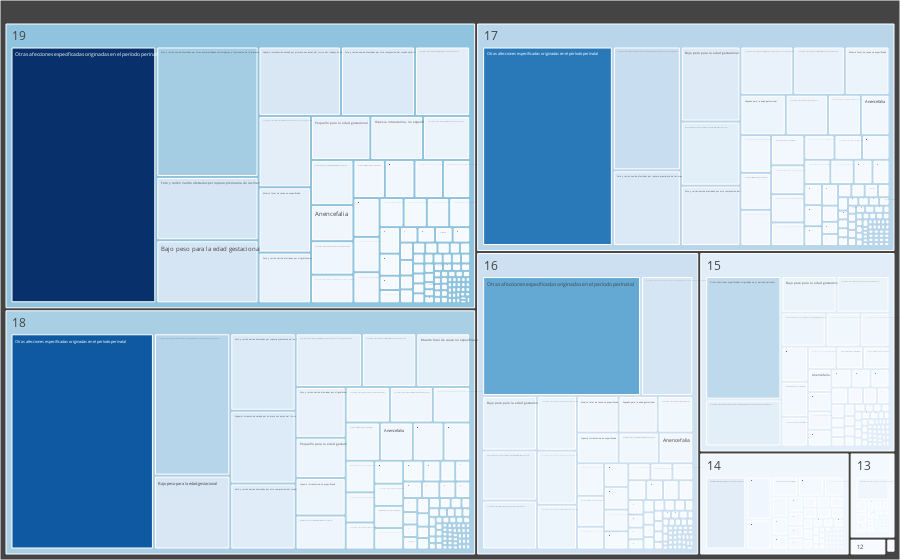

Source (notebook cell):
### Code cell
# Filtrar datos relevantes y contar ocurrencias
data = MORT_FET.groupby(['eda_madr', 'causa_def']).size().reset_index(name='ocurrencias')
data.to_csv('C://Users//sdvc0//OneDrive//Escritorio//REPOSITORIO_ENAPEA//BACK//Mortalidad//Fetal//Gráficas//MORT_FET_6.csv', index=False)

# Crear tree map con Plotly Express
fig = px.treemap(data, 
                 path=['eda_madr', 'causa_def'],  # Definir la jerarquía de los niveles
                 values='ocurrencias',  # Valores para determinar el tamaño de las cajas
                 color='ocurrencias',
                 color_continuous_scale='Blues',  # Escala de color Blues
                 labels={'ocurrencias': 'Ocurrencias', 'eda_madr': 'Edad Madre', 'causa_def': 'Causa de Defunción'},
                 title='',  # Eliminar título
)
# Ajustar diseño del tree map
fig.update_layout(
    margin=dict(l=0, r=0, t=0, b=0),
    coloraxis_colorbar=dict(
        title='',
        thicknessmode="pixels", thickness=30,
    ),
    coloraxis_showscale=False ,
    autosize=True
)

# Guardar el gráfico en un archivo HTML
fig.write_html('C://Users//sdvc0//OneDrive//Escritorio//REPOSITORIO_ENAPEA//BACK//Mortalidad//Fetal//Gráficas//MORT_FET_6.html')

# Mostrar el tree map (opcional)
fig.show()

### Figure 1 — Plotly figure (JSON) as saved in the notebook; plotly's stock layout.template omitted (floating-point values rounded to 4 significant figures; data arrays with more than 128 entries replaced by an {"elided": "..."} marker saying what was removed)
{"data": [{"branchvalues": "total", "customdata": {"elided": "574x1 float values"}, "domain": {"x": [0, 1], "y": [0, 1]}, "hovertemplate": "labels=%{label}<br>ocurrencias_sum=%{value}<br>parent=%{parent}<br>id=%{id}<br>Ocurrencias=%{color}<extra></extra>", "ids": {"elided": "574 str values"}, "labels": {"elided": "574 str values"}, "marker": {"coloraxis": "coloraxis", "colors": {"elided": "574 float values"}}, "name": "", "parents": {"elided": "574 str values"}, "type": "treemap", "values": {"elided": "574 int values"}}], "layout": {"autosize": true, "coloraxis": {"colorbar": {"thickness": 30, "thicknessmode": "pixels", "title": {"text": ""}}, "colorscale": [[0, "rgb(247,251,255)"], [0.125, "rgb(222,235,247)"], [0.25, "rgb(198,219,239)"], [0.375, "rgb(158,202,225)"], [0.5, "rgb(107,174,214)"], [0.625, "rgb(66,146,198)"], [0.75, "rgb(33,113,181)"], [0.875, "rgb(8,81,156)"], [1, "rgb(8,48,107)"]], "showscale": false}, "legend": {"tracegroupgap": 0}, "margin": {"b": 0, "l": 0, "r": 0, "t": 0}}}
